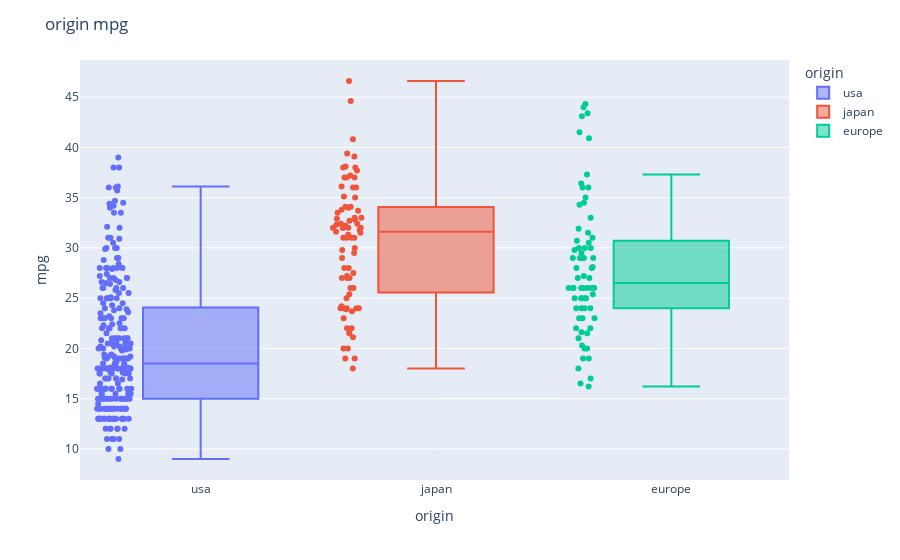

The notebook cell saved with this chart:
### Code cell
fig = px.box(df, x="origin", y="mpg", points="all", color="origin")
fig.update_layout(title_text='origin mpg')
fig.show()

### Figure 1 — Plotly figure (JSON) as saved in the notebook; plotly's stock layout.template omitted (floating-point values rounded to 4 significant figures; data arrays with more than 128 entries replaced by an {"elided": "..."} marker saying what was removed)
{"data": [{"alignmentgroup": "True", "boxpoints": "all", "hovertemplate": "origin=%{x}<br>mpg=%{y}<extra></extra>", "legendgroup": "usa", "marker": {"color": "#636efa"}, "name": "usa", "notched": false, "offsetgroup": "usa", "orientation": "v", "showlegend": true, "type": "box", "x": {"elided": "249 str values"}, "x0": " ", "xaxis": "x", "y": {"elided": "249 float values"}, "y0": " ", "yaxis": "y"}, {"alignmentgroup": "True", "boxpoints": "all", "hovertemplate": "origin=%{x}<br>mpg=%{y}<extra></extra>", "legendgroup": "japan", "marker": {"color": "#EF553B"}, "name": "japan", "notched": false, "offsetgroup": "japan", "orientation": "v", "showlegend": true, "type": "box", "x": ["japan", "japan", "japan", "japan", "japan", "japan", "japan", "japan", "japan", "japan", "japan", "japan", "japan", "japan", "japan", "japan", "japan", "japan", "japan", "japan", "japan", "japan", "japan", "japan", "japan", "japan", "japan", "japan", "japan", "japan", "japan", "japan", "japan", "japan", "japan", "japan", "japan", "japan", "japan", "japan", "japan", "japan", "japan", "japan", "japan", "japan", "japan", "japan", "japan", "japan", "japan", "japan", "japan", "japan", "japan", "japan", "japan", "japan", "japan", "japan", "japan", "japan", "japan", "japan", "japan", "japan", "japan", "japan", "japan", "japan", "japan", "japan", "japan", "japan", "japan", "japan", "japan", "japan", "japan"], "x0": " ", "xaxis": "x", "y": [24, 27, 27, 25, 31, 35, 24, 19, 28, 23, 27, 20, 22, 18, 20, 31, 32, 31, 32, 24, 26, 29, 24, 24, 33, 33, 32, 28, 19, 31.5, 33.5, 26, 30, 22, 21.5, 32.8, 39.4, 36.1, 27.5, 27.2, 21.1, 23.9, 29.5, 34.1, 31.8, 38.1, 37.2, 29.8, 31.3, 37, 32.2, 46.6, 40.8, 44.6, 33.8, 32.7, 23.7, 32.4, 39.1, 35.1, 32.3, 37, 37.7, 34.1, 33.7, 32.4, 32.9, 31.6, 25.4, 24.2, 37, 31, 36, 36, 34, 38, 32, 38, 32], "y0": " ", "yaxis": "y"}, {"alignmentgroup": "True", "boxpoints": "all", "hovertemplate": "origin=%{x}<br>mpg=%{y}<extra></extra>", "legendgroup": "europe", "marker": {"color": "#00cc96"}, "name": "europe", "notched": false, "offsetgroup": "europe", "orientation": "v", "showlegend": true, "type": "box", "x": ["europe", "europe", "europe", "europe", "europe", "europe", "europe", "europe", "europe", "europe", "europe", "europe", "europe", "europe", "europe", "europe", "europe", "europe", "europe", "europe", "europe", "europe", "europe", "europe", "europe", "europe", "europe", "europe", "europe", "europe", "europe", "europe", "europe", "europe", "europe", "europe", "europe", "europe", "europe", "europe", "europe", "europe", "europe", "europe", "europe", "europe", "europe", "europe", "europe", "europe", "europe", "europe", "europe", "europe", "europe", "europe", "europe", "europe", "europe", "europe", "europe", "europe", "europe", "europe", "europe", "europe", "europe", "europe", "europe", "europe"], "x0": " ", "xaxis": "x", "y": [26, 25, 24, 25, 26, 28, 30, 30, 27, 23, 18, 22, 21, 26, 26, 26, 29, 24, 20, 19, 24, 29, 26, 26, 24, 26, 31, 25, 29, 23, 23, 22, 25, 28, 25, 27, 29, 29.5, 20, 19, 16.5, 36, 29, 30.5, 21.5, 43.1, 20.3, 17, 21.6, 16.2, 31.5, 31.9, 25.4, 27.2, 37.3, 41.5, 34.3, 44.3, 43.4, 36.4, 30, 40.9, 29.8, 35, 33, 34.5, 28.1, 30.7, 36, 44], "y0": " ", "yaxis": "y"}], "layout": {"boxmode": "overlay", "legend": {"title": {"text": "origin"}, "tracegroupgap": 0}, "margin": {"t": 60}, "title": {"text": "origin mpg"}, "xaxis": {"anchor": "y", "categoryarray": ["usa", "japan", "europe"], "categoryorder": "array", "domain": [0, 1], "title": {"text": "origin"}}, "yaxis": {"anchor": "x", "domain": [0, 1], "title": {"text": "mpg"}}}}
